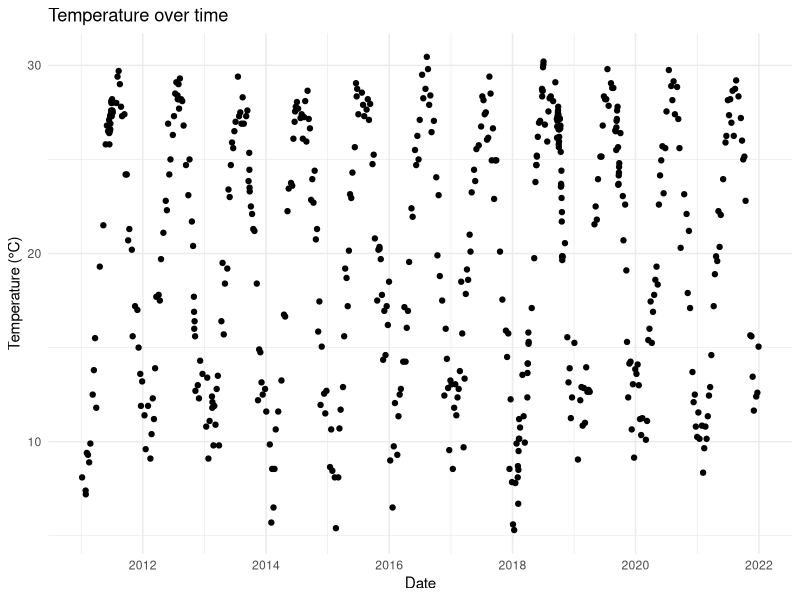
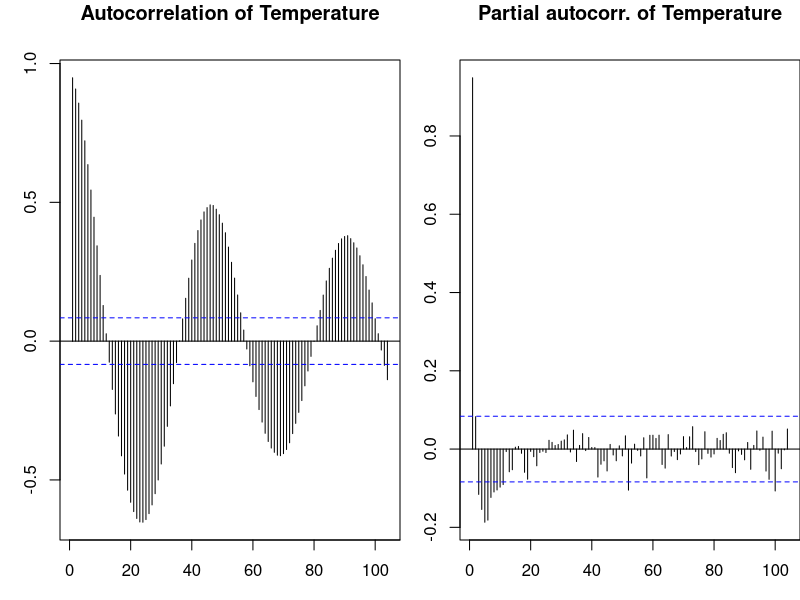

Write the R code that produced these figures, in order. (Note: this script raises an error after producing the figures.)
## ---- chunk 1
library(ggplot2)
library(readxl)
library(cowplot)
library(tidyverse)
library(lubridate)
library(dplyr)
library(knitr)
library(caret)
library(forecast)
library(zoo)
## ---- chunk 2
TempData <- read_excel("Temperature2011-2021 (1).xlsx")
TempData <- TempData |>
  mutate(
    `Decimal Years` = date(date_decimal(`Decimal Years`))) |>
  na.omit() 
  
  colnames(TempData) <- c("Date", "Temp", "SD")
## ---- chunk 3
head(TempData)
## ---- chunk 4
set.seed(123)

index <- createDataPartition(TempData$Temp, p=0.8, list=FALSE)
trainingData <- TempData[index, ]
testData <- TempData[-index, ]
## ---- chunk 5
ggplot(trainingData, aes(x=Date, y=Temp)) +
  geom_point() +
  theme_minimal() +
  labs(title = "Temperature over time",
       x = "Date",
       y = "Temperature (°C)")
## ---- chunk 6
par(mar=c(3,3,3,0));par(mfrow=c(1,2))
ACF_plot <- Acf(trainingData$Temp, lag=104, main="Autocorrelation of Temperature")
PACF_plot <- Pacf(trainingData$Temp, lag=104, main="Partial autocorr. of Temperature")
## ---- chunk 7
print(length(TempData$Temp))
## ---- chunk 8
# Assuming TempData has columns Date and Temp
TempData$Date <- as.Date(TempData$Date)
zoo_ts <- zoo(TempData$Temp, order.by = TempData$Date)

# Check the structure
print(zoo_ts)
## ---- chunk 9
start(zoo_ts)
end(zoo_ts)
## ---- chunk 10
split_index <- floor(0.8 * length(zoo_ts))
train_set <- zoo_ts[1:split_index]
test_set <- zoo_ts[(split_index + 1):length(zoo_ts)]
## ---- chunk 11
print(head(train_set))
print(head(test_set))
## ---- chunk 12
start(train_set)
end(train_set)
## ---- chunk 13
start(test_set)
end(test_set)
## ---- chunk 14
fit <- auto.arima(temperature_ts, seasonal = TRUE)
## ---- chunk 15
print(fit)
